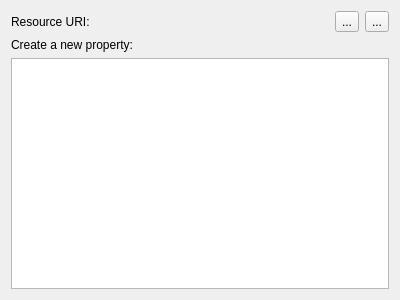
<?xml version="1.0" encoding="UTF-8"?>
<ui version="4.0">
 <class>ResourceEditorWidget</class>
 <widget class="QWidget" name="ResourceEditorWidget">
  <property name="geometry">
   <rect>
    <x>0</x>
    <y>0</y>
    <width>400</width>
    <height>300</height>
   </rect>
  </property>
  <property name="windowTitle">
   <string>Form</string>
  </property>
  <layout class="QVBoxLayout" name="verticalLayout">
   <item>
    <layout class="QHBoxLayout" name="horizontalLayout">
     <item>
      <widget class="QLabel" name="label">
       <property name="text">
        <string>Resource URI:</string>
       </property>
      </widget>
     </item>
     <item>
      <widget class="QLabel" name="m_uriLabel">
       <property name="sizePolicy">
        <sizepolicy hsizetype="Preferred" vsizetype="Preferred">
         <horstretch>1</horstretch>
         <verstretch>0</verstretch>
        </sizepolicy>
       </property>
       <property name="text">
        <string/>
       </property>
      </widget>
     </item>
     <item>
      <widget class="QToolButton" name="m_buttonBack">
       <property name="text">
        <string>...</string>
       </property>
      </widget>
     </item>
     <item>
      <widget class="QToolButton" name="m_buttonForward">
       <property name="text">
        <string>...</string>
       </property>
      </widget>
     </item>
    </layout>
   </item>
   <item>
    <layout class="QHBoxLayout" name="horizontalLayout_2">
     <item>
      <widget class="QLabel" name="label_2">
       <property name="text">
        <string>Create a new property:</string>
       </property>
      </widget>
     </item>
     <item>
      <widget class="Nepomuk::StatementEditor" name="m_statementEditor" native="true">
       <property name="sizePolicy">
        <sizepolicy hsizetype="Preferred" vsizetype="Preferred">
         <horstretch>1</horstretch>
         <verstretch>0</verstretch>
        </sizepolicy>
       </property>
      </widget>
     </item>
    </layout>
   </item>
   <item>
    <widget class="QTableView" name="m_propertyView"/>
   </item>
  </layout>
 </widget>
 <customwidgets>
  <customwidget>
   <class>Nepomuk::StatementEditor</class>
   <extends>QWidget</extends>
   <header>statementeditor.h</header>
   <container>1</container>
  </customwidget>
 </customwidgets>
 <resources/>
 <connections/>
</ui>
